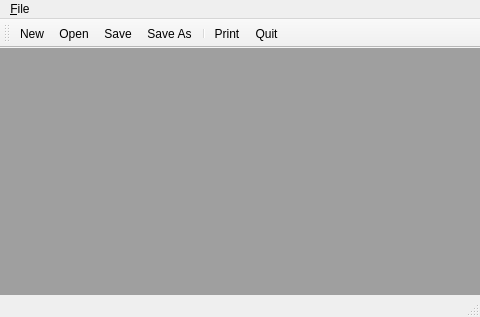
<?xml version="1.0" encoding="UTF-8"?>
<ui version="4.0">
 <class>MainWindow</class>
 <widget class="QMainWindow" name="MainWindow">
  <property name="geometry">
   <rect>
    <x>0</x>
    <y>0</y>
    <width>480</width>
    <height>317</height>
   </rect>
  </property>
  <property name="windowTitle">
   <string>MainWindow</string>
  </property>
  <widget class="QWidget" name="centralwidget">
   <layout class="QVBoxLayout" name="verticalLayout">
    <property name="spacing">
     <number>0</number>
    </property>
    <property name="leftMargin">
     <number>0</number>
    </property>
    <property name="topMargin">
     <number>0</number>
    </property>
    <property name="rightMargin">
     <number>0</number>
    </property>
    <property name="bottomMargin">
     <number>0</number>
    </property>
    <item>
     <widget class="QMdiArea" name="mdiArea"/>
    </item>
   </layout>
  </widget>
  <widget class="QMenuBar" name="menubar">
   <property name="geometry">
    <rect>
     <x>0</x>
     <y>0</y>
     <width>480</width>
     <height>18</height>
    </rect>
   </property>
   <widget class="QMenu" name="menu_File">
    <property name="title">
     <string>&amp;File</string>
    </property>
    <addaction name="actionNew"/>
    <addaction name="actionOpen"/>
    <addaction name="actionSave"/>
    <addaction name="actionSave_As"/>
    <addaction name="separator"/>
    <addaction name="actionPrint"/>
    <addaction name="actionQuit"/>
   </widget>
   <addaction name="menu_File"/>
  </widget>
  <widget class="QStatusBar" name="statusbar"/>
  <widget class="QToolBar" name="toolBar">
   <property name="windowTitle">
    <string>toolBar</string>
   </property>
   <attribute name="toolBarArea">
    <enum>TopToolBarArea</enum>
   </attribute>
   <attribute name="toolBarBreak">
    <bool>false</bool>
   </attribute>
   <addaction name="actionNew"/>
   <addaction name="actionOpen"/>
   <addaction name="actionSave"/>
   <addaction name="actionSave_As"/>
   <addaction name="separator"/>
   <addaction name="actionPrint"/>
   <addaction name="actionQuit"/>
  </widget>
  <action name="actionNew">
   <property name="icon">
    <iconset theme="QIcon::ThemeIcon::DocumentNew"/>
   </property>
   <property name="text">
    <string>New</string>
   </property>
   <property name="toolTip">
    <string>Make a new file</string>
   </property>
   <property name="shortcut">
    <string>Ctrl+N</string>
   </property>
  </action>
  <action name="actionOpen">
   <property name="icon">
    <iconset theme="QIcon::ThemeIcon::DocumentOpen"/>
   </property>
   <property name="text">
    <string>Open</string>
   </property>
  </action>
  <action name="actionSave">
   <property name="icon">
    <iconset theme="QIcon::ThemeIcon::DocumentSave"/>
   </property>
   <property name="text">
    <string>Save</string>
   </property>
   <property name="shortcut">
    <string>Ctrl+S</string>
   </property>
  </action>
  <action name="actionSave_As">
   <property name="icon">
    <iconset theme="QIcon::ThemeIcon::DocumentSaveAs"/>
   </property>
   <property name="text">
    <string>Save As</string>
   </property>
  </action>
  <action name="actionPrint">
   <property name="icon">
    <iconset theme="QIcon::ThemeIcon::DocumentPrint"/>
   </property>
   <property name="text">
    <string>Print</string>
   </property>
  </action>
  <action name="actionQuit">
   <property name="icon">
    <iconset theme="QIcon::ThemeIcon::ApplicationExit"/>
   </property>
   <property name="text">
    <string>Quit</string>
   </property>
   <property name="shortcut">
    <string>Ctrl+Q</string>
   </property>
  </action>
 </widget>
 <resources/>
 <connections/>
</ui>
